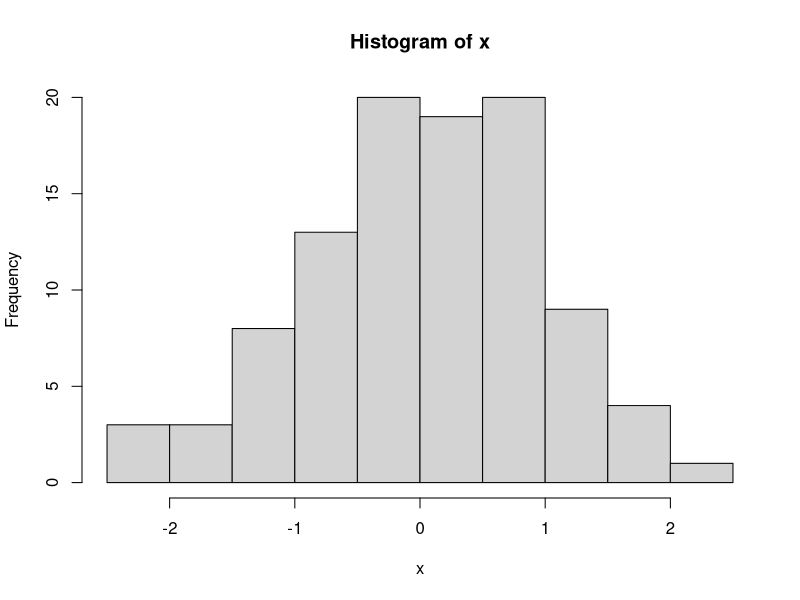
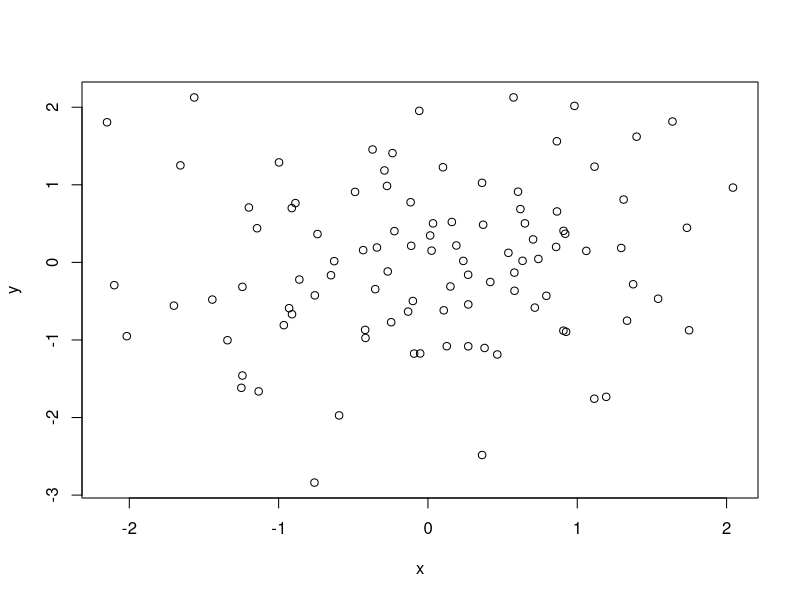
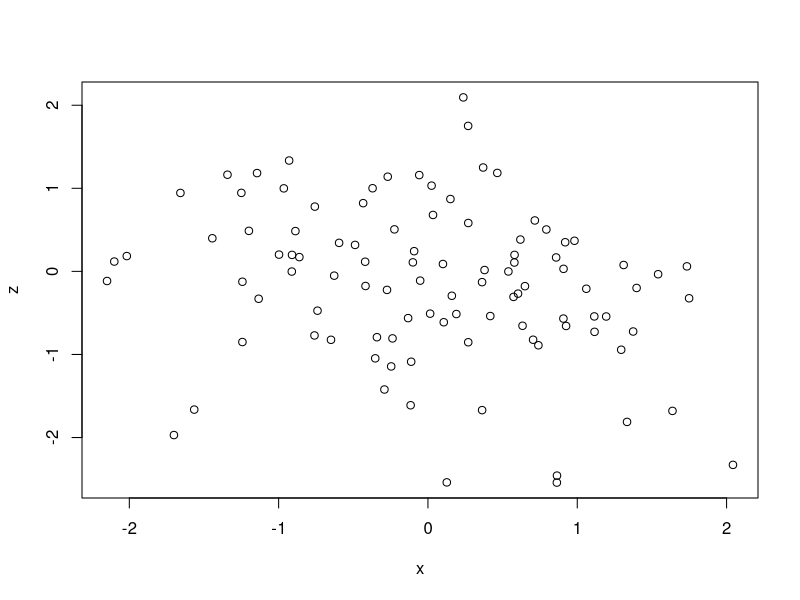
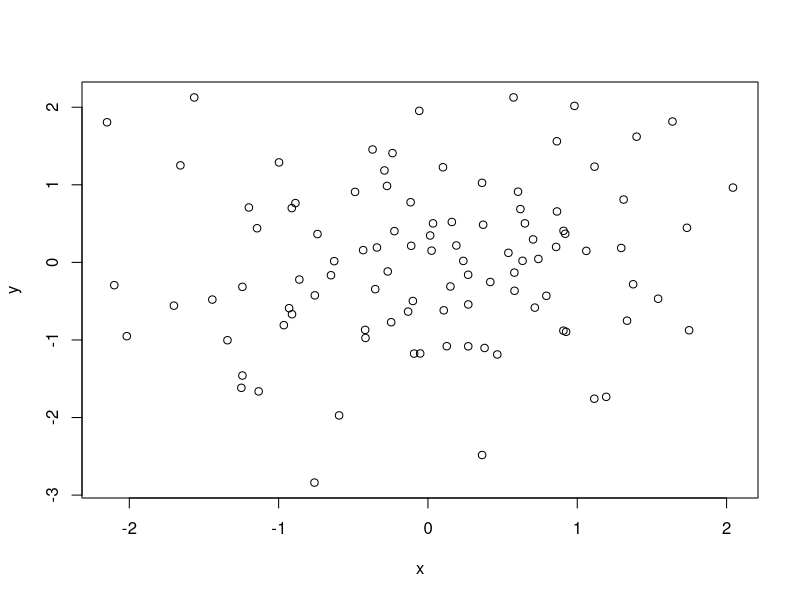
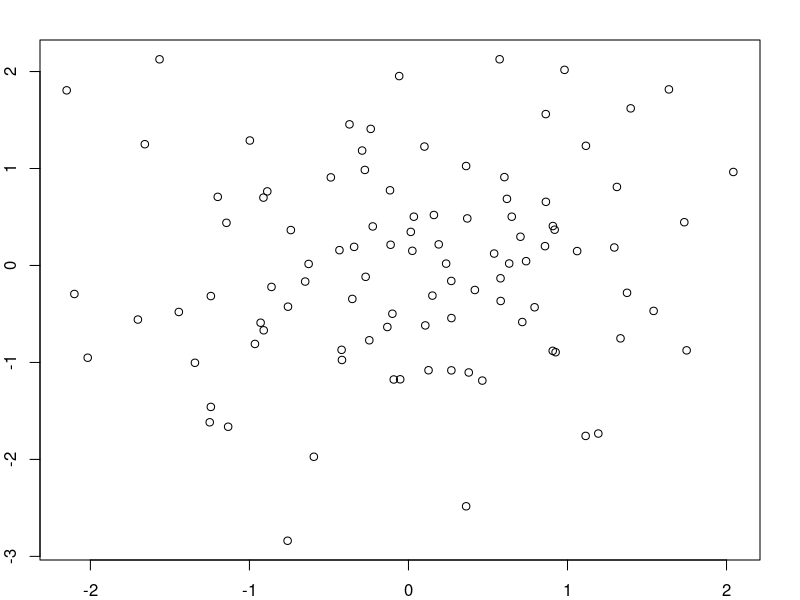
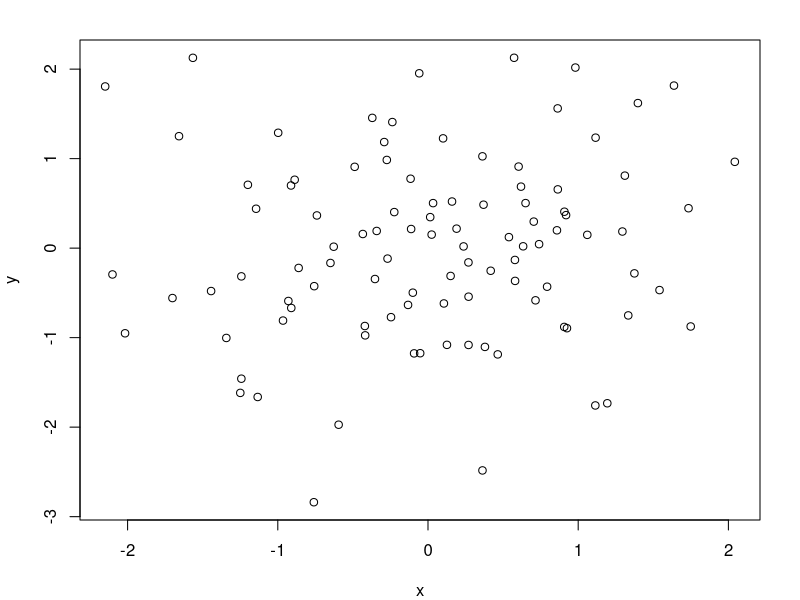
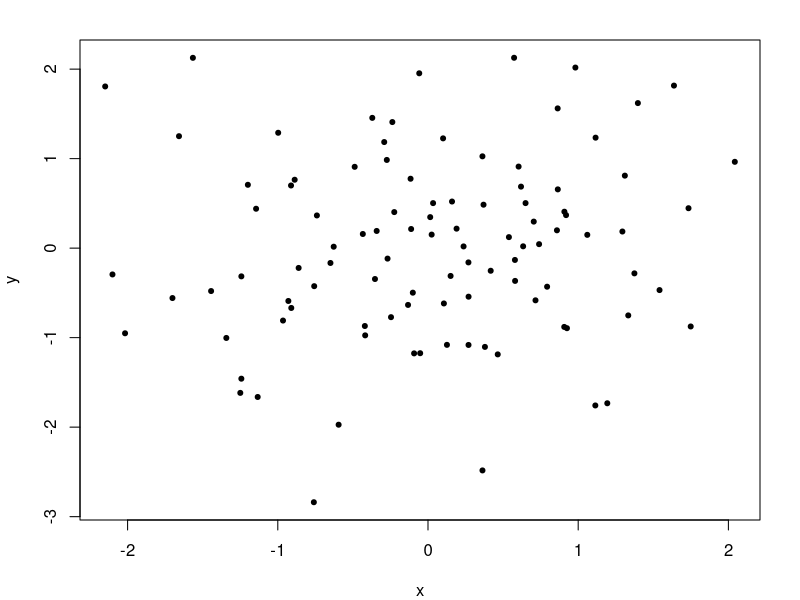
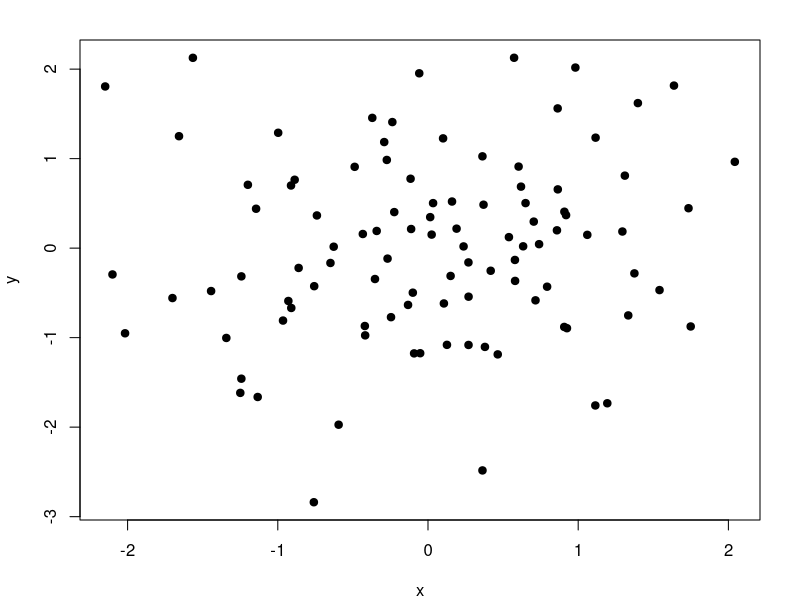

The R script that drew these images, in order:
x <- rnorm(100)
hist(x) 

y <- rnorm(100)
plot(x,y)

z <- rnorm(100)
plot(x,z)
plot(x,y)

par(mar=c(2,2,2,2))
plot(x,y)

par(mar=c(4,4,2,2))
plot(x,y)

plot(x,y,pch=20) ## circle
plot(x,y,pch=19) ## circle-ish
plot(x,y,pch=2)  ## triangle
plot(x,y,pch=3)  ## plus sign
plot(x,y,pch=4)  ## x

example("points") ## goes through plot point symbol examples, cool stuff.

x <- rnorm(100)
hist(x) 
y <- rnorm(100)
plot(x,y)
plot(x,y,pch=20)
title("Scatterplot")
text(-2,-2,"This is a label")
legend("topleft",legend="Data",pch=20)
fit <- lm(y ~ x)
abline(fit)
abline(fit,lwd=3,col="blue")

plot(x,y,xlab="weight",ylab=("height"),main="scatterplot",pch=20)
legend("topright",legend="Data",pch=20)
fit <- lm(y ~ x)
abline(fit,lwd=3,col="yellow")

z <- rpois(100,2)
par(mfrow=c(1,2))
plot(x,y,pch=20)
plot(x,z,pch=19)
par("mar")
par(mar=c(4,4,2,2))

x <- rnorm(100)
y <- x+rnorm(100)
g <- gl(2,50)
g <- gl(2,50,labels=c("Male","Female"))
str(g)

plot(x,y)
plot(x,y,type="n")
points(x[g=="Male"],y[g=="Male"],col="Green")
points(x[g=="Female"],y[g=="Female"],col="Purple")
